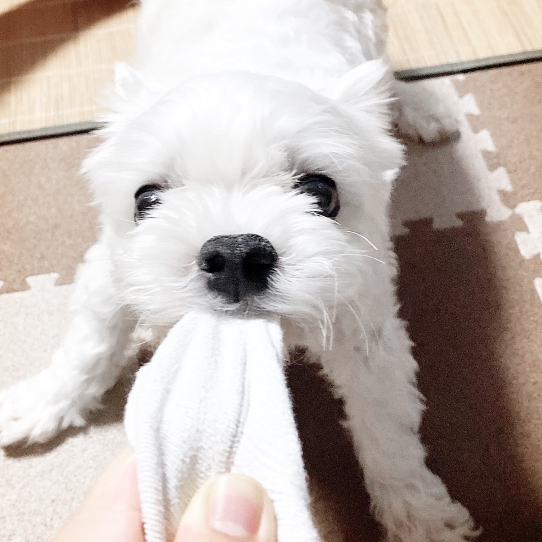
#> input picture _notebooks/KakaoTalk_20210927_192557462.jpg, 1084 x 1084 px (shown at 1/2 size)
$ jupyter execute 2022-1-1-intro2.ipynb
#> lines starting #> are read from the running program, lines starting #| are printed output that depends on the picture
# 2022/1/1/SAT(HappyNewYear)

> ### `Histogram Equalization, HE : 이미지 명암대비 개선`

[cell 1]
import cv2 as cv
import matplotlib.pyplot as plt
import pandas as pd

[cell 2]
img = cv.imread('KakaoTalk_20210927_192557462.jpg',0)
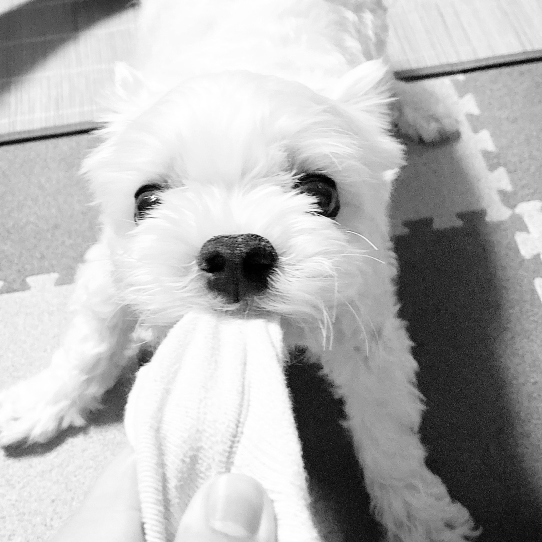
#> img: shape (1084, 1084) (shown at 1/2 size); min 0, max 255, mean 179.9
# 이미지 저장하는 과정

- 마지막 숫자 0 : 이미지를 흑백으로 저장
- cmap = 'gray' => 흑백으로 불러와라

- vmin & vmax의 범위는 명암 범위? 뭐 이런 것 같음

[cell 3]
plt.imshow(img,cmap='gray',vmin=0,vmax=255)
plt.colorbar()
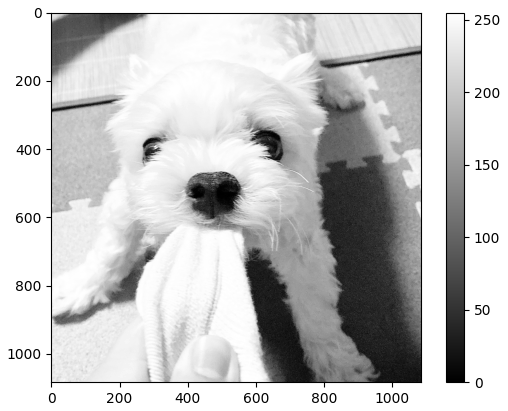
#> figure drawn by matplotlib, 2 panels

[cell 4]
img

`-` 이미지자료 : 0(검정)~255(흰색) 사이의 어떠한 숫자들이 포함된 매트릭스

2차원으로 이루어졌음

[cell 5]
plt.imshow(img[500:600,500:600],cmap='gray',vmin=0,vmax=255)
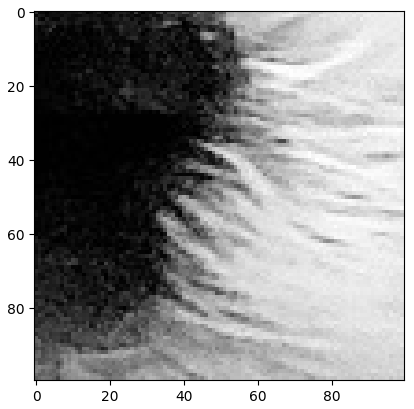
#> figure drawn by matplotlib, 1 panel

[cell 6]
img.shape
#> Out = (1084, 1084)

- 이미지는 1084x1084=1175056 개의 숫자의 모임
- 벡터로 만든다음 히스토그램을 그려보자

[cell 7]
fig1=plt.hist(img.flatten(),256,[0,256])
#0부터 256까지 256개로 잘라서 각 범주당 개수를 표현
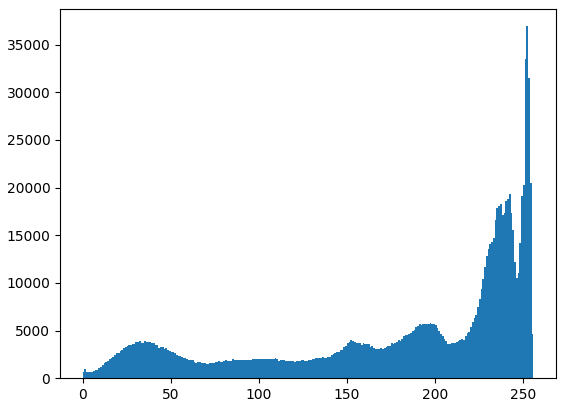
#> figure drawn by matplotlib, 1 panel; tallest bar 36933 high, from x = 252 to 253

`-` 히스토그램을 그려보니 특정 구간에 너무 값들이 모여있음

`-` 원래 0~255까지의 색을 표현할 수 있는데 컴퓨터가 표현가능한 색상보다 적은 조합만을 사용하고 있음.

`-` 아이디어: 좀 더 많은 색상을 표현할 수 없을까? $\to$ 위의 히스토그램은 좀 평평하게 만들면 되지 않을까?

[cell 8]
img2=cv.equalizeHist(img)
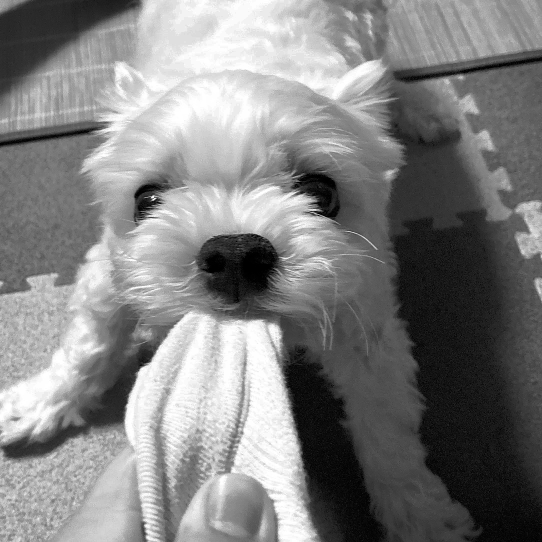
#> img2: shape (1084, 1084) (shown at 1/2 size); min 0, max 255, mean 128.6

[cell 9]
fig2_1=plt.hist(img2.flatten(),256,[0,256])
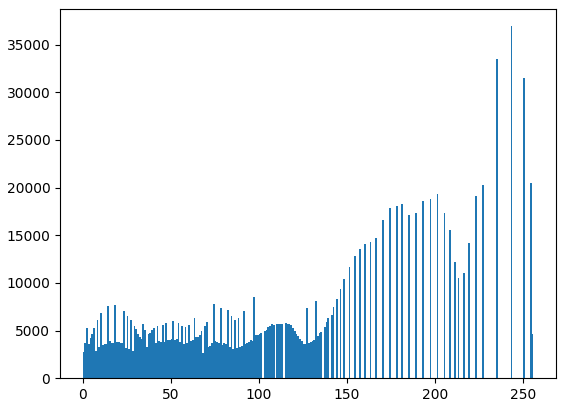
#> figure drawn by matplotlib, 1 panel; tallest bar 36933 high, from x = 243 to 244

- 값의 분포도가 커졌음

[cell 10]
plt.imshow(img2,cmap='gray',vmin=0,vmax=255)
plt.colorbar()
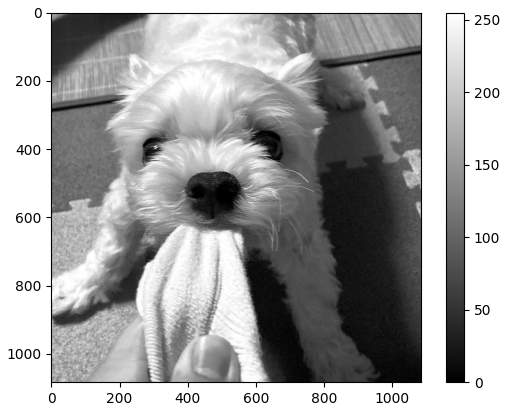
#> figure drawn by matplotlib, 2 panels

[cell 11]
import numpy as np
_img=np.hstack((img,img2))

[cell 12]
plt.imshow(_img,cmap='gray')
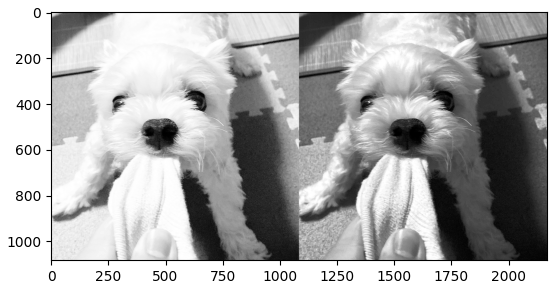
#> figure drawn by matplotlib, 1 panel
